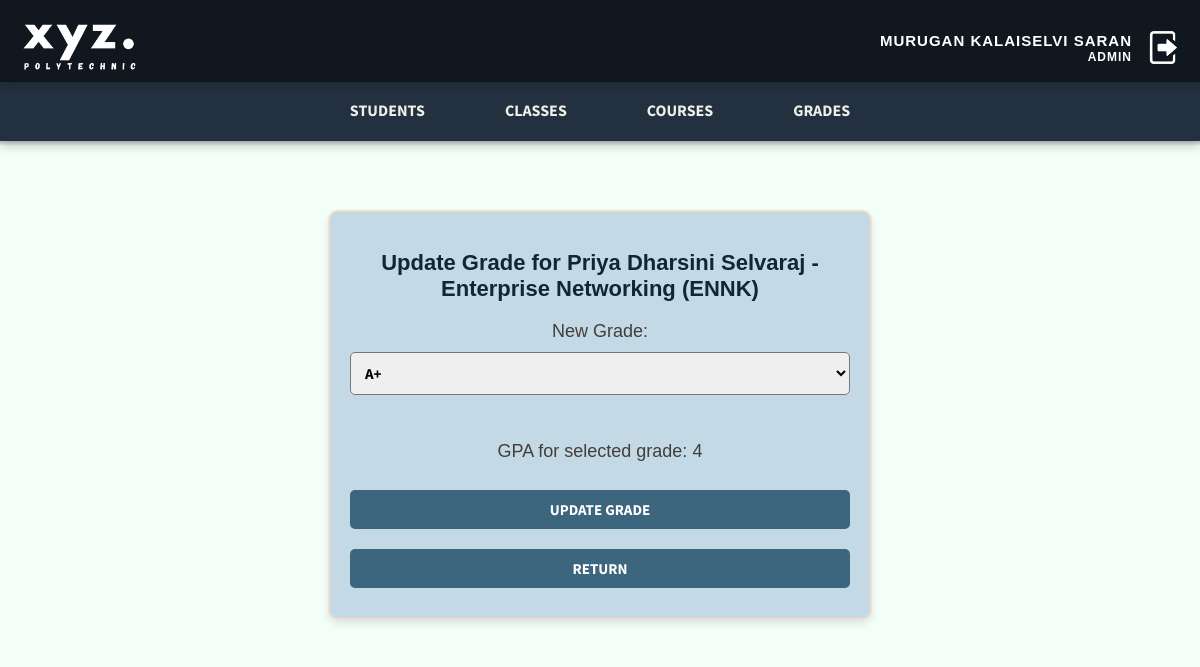
Screenshot of /update_gradeform.php?id=2 (signed in) with the database file from the repository.
### tables this page shows
CREATE TABLE `student_course_grade` (
  `student_course_grade_id` int(11) NOT NULL,
  `student_id` int(11) NOT NULL,
  `course_id` int(11) NOT NULL,
  `grade_id` int(11) DEFAULT NULL
);

CREATE TABLE `student` (
  `student_id` int(11) NOT NULL,
  `student_name` varchar(100) NOT NULL,
  `student_email` varchar(100) NOT NULL,
  `student_phone` varchar(15) NOT NULL,
  `department_id` int(11) DEFAULT NULL,
  `user_id` int(11) NOT NULL,
  `profile_picture` varchar(255) NOT NULL,
  `reset_token` varchar(255) DEFAULT NULL,
  `reset_token_expires` datetime DEFAULT NULL,
  `is_password_set` tinyint(1) DEFAULT 0
);

CREATE TABLE `course` (
  `course_id` int(11) NOT NULL,
  `course_name` varchar(100) NOT NULL,
  `course_code` varchar(20) NOT NULL,
  `start_date` date NOT NULL,
  `end_date` date NOT NULL,
  `status_id` int(11) DEFAULT NULL,
  `department_id` int(11) NOT NULL
);

CREATE TABLE `grade` (
  `grade_id` int(11) NOT NULL,
  `grade_letter` char(2) NOT NULL,
  `min_score` int(11) NOT NULL,
  `max_score` int(11) NOT NULL,
  `gpa_point` float(3,2) NOT NULL
);

### update_gradeform.php (the view, shortened to what this page needs)
<?php
include 'db_connection.php';
$student_course_grade_id  = filter_var($_GET['id'], FILTER_VALIDATE_INT);
$query = "
    SELECT scg.student_id, scg.course_id, scg.grade_id, s.student_name, c.course_name, g.grade_letter, g.gpa_point
    FROM student_course_grade scg
    JOIN student s ON scg.student_id = s.student_id
    JOIN course c ON scg.course_id = c.course_id
    JOIN grade g ON scg.grade_id = g.grade_id
    WHERE scg.student_course_grade_id = ?
";
$stmt = $conn->prepare($query);
$stmt->bind_param('i', $student_course_grade_id);
$stmt->execute();
$result = $stmt->get_result();
if ($result->num_rows > 0) {
    $grade_record = $result->fetch_assoc();
    $student_name = $grade_record['student_name'];
    $course_name = $grade_record['course_name'];
    $current_grade_id = $grade_record['grade_id'];
    $current_gpa_point = $grade_record['gpa_point'];
} else {
    redirect('Grade Record Not Found.', 'grades.php');
}
$query = "SELECT grade_id, grade_letter, gpa_point FROM grade";
$stmt = $conn->prepare($query);
$stmt->execute();
$grades_result = $stmt->get_result();
?>
<!DOCTYPE html>
<html lang="en">
<head>
    <link rel="stylesheet" href="css/update_gradeform.css">
</head>
<body>
    <?php include 'admin_header.php'; ?>
    <main class="main-content">
        <div class="grade-update-form">
            <h2>Update Grade for <?php echo htmlspecialchars($student_name); ?> - <?php echo htmlspecialchars($course_name); ?></h2>
            <form action="update_grade.php" method="POST">
                <label for="grade">New Grade:</label>
                <select name="grade_id" id="grade" onchange="updateGPA()" required>
                    <?php
                    while ($grade = $grades_result->fetch_assoc()) {
                        $selected = ($grade['grade_id'] == $current_grade_id) ? 'selected' : '';
                        $disabled = ($grade['grade_id'] == $current_grade_id) ? 'disabled' : '';
                        echo "<option value='" . $grade['grade_id'] . "' $selected $disabled data-gpa='" . htmlspecialchars($grade['gpa_point']) . "'>" . htmlspecialchars($grade['grade_letter']) . "</option>";
                    }
                    ?>
                </select><br><br>
                <p>GPA for selected grade: <span id="current-gpa"><?php echo htmlspecialchars($current_gpa_point); ?></span></p>
                <button type="submit">Update Grade</button>
            </form>
            <a href="display_grades.php?student_id=<?php echo urlencode($grade_record['student_id']); ?>">
                <button>Return</button>
            </a>
        </div>
    </main>
</body>
</html>

### css/update_gradeform.css (style rules this page uses)
.main-content { display: flex; flex-direction: column; align-items: center; padding: 20px; margin-bottom: 100px; }
.grade-update-form { background: #c3d9e5; border-radius: 10px; box-shadow: 0 4px 8px rgba(0, 0, 0, 0.1); padding: 20px; width: 100%; max-width: 500px; text-align: center; transition: 0.3s ease; border: 2px solid #ecdfce; }
.grade-update-form h2 { font-size: 22px; color: #112633; }
.grade-update-form label, .grade-update-form p { font-size: 18px; color: #443E3A; }
.grade-update-form select, .grade-update-form button { padding: 10px; border-radius: 5px; margin: 10px 0; width: 100%; font-size: 15px; font-family: 'Source Sans Pro', sans-serif; font-weight: 700; text-transform: uppercase; }
.grade-update-form button { background-color: #3b667e; color: white; border: none; cursor: pointer; }

### css/admin_header.css (style rules this page uses)
body { margin: 0; font-family: Arial, sans-serif; background-color: #f5fffa; color: #333; }
.main-content { margin-top: 50px; padding: 20px; background-color: #f5fffa; }

### rows the page displays
student_course_grade: student.student_name "Priya Dharsini Selvaraj", course.course_name "Enterprise Networking (ENNK)", grade.gpa_point "4"

### other values shown
$_SESSION['session_name'] "MURUGAN KALAISELVI SARAN"
form field grade_id "A+"
